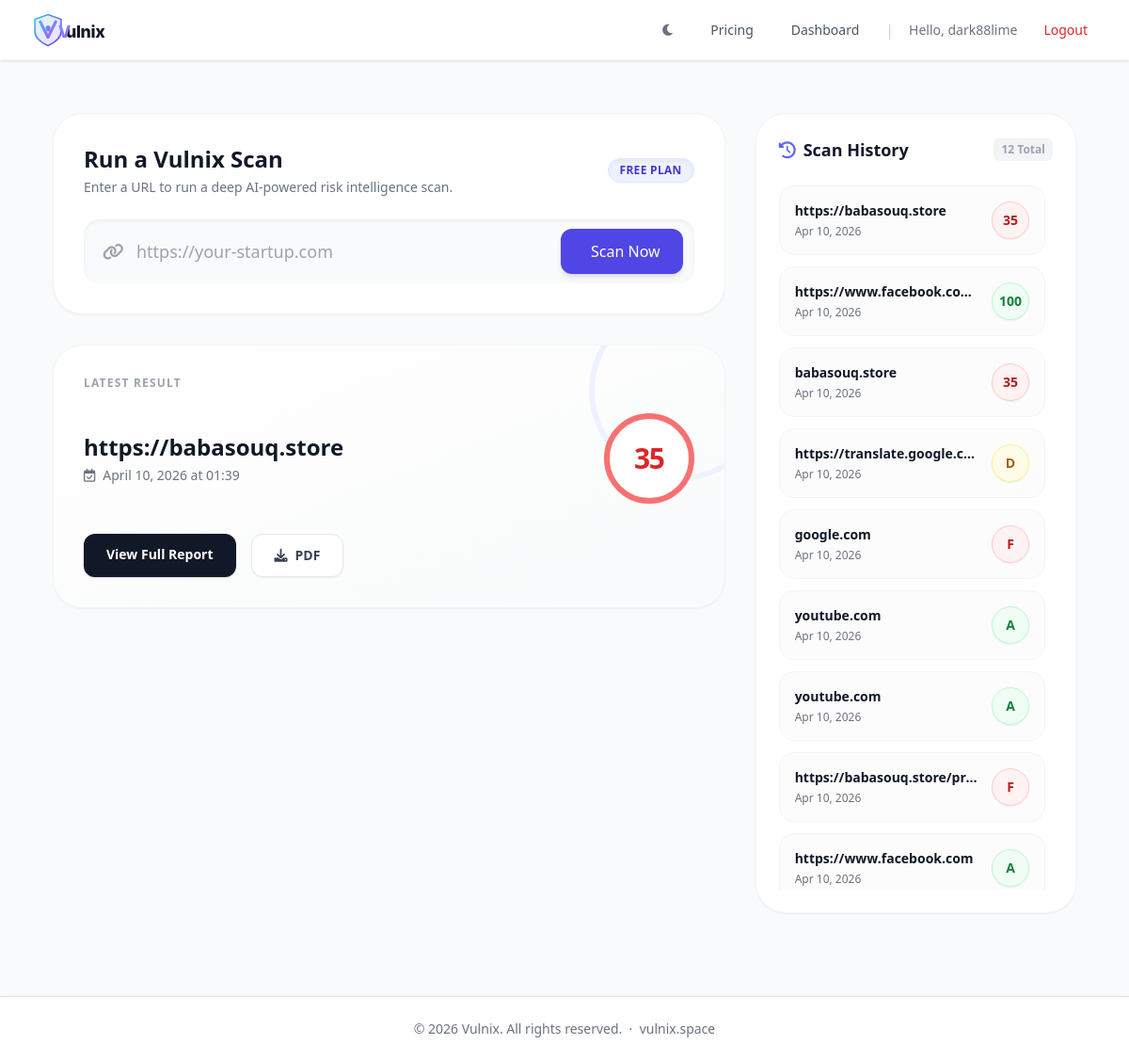
The page /dashboard (signed in) on the database its author committed.
### models.py (models this page shows)
class User(UserMixin, db.Model):
    id = db.Column(db.Integer, primary_key=True)
    username = db.Column(db.String(150), unique=True, nullable=False)
    email = db.Column(db.String(255), unique=True, nullable=True)  # Used for Stripe webhook lookup
    password = db.Column(db.String(255), nullable=False)
    tier = db.Column(db.String(20), default='Free')
    api_key = db.Column(db.String(100), unique=True, nullable=True)
    scans = db.relationship('ScanResult', backref='user', lazy=True)

class ScanResult(db.Model):
    id = db.Column(db.Integer, primary_key=True)
    user_id = db.Column(db.Integer, db.ForeignKey('user.id'), nullable=False)
    url = db.Column(db.String(500), nullable=False)
    score = db.Column(db.String(10), nullable=False)
    issues_json = db.Column(db.Text, nullable=False) # Store issues as JSON string
    explanation_json = db.Column(db.Text, nullable=False) # Store explanation as JSON string
    is_public = db.Column(db.Boolean, default=False)
    date_scanned = db.Column(db.DateTime, default=datetime.utcnow)

### routes/user.py (the view)
@user_bp.route("/dashboard")
@login_required
def dashboard():
    scans = ScanResult.query.filter_by(user_id=current_user.id).order_by(ScanResult.date_scanned.desc()).all()
    return render_template("dashboard.html", scans=scans)

### templates/dashboard.html (shortened to what this page needs)
{% extends "base.html" %}
{% block content %}
<div class="max-w-6xl mx-auto px-4 sm:px-6 lg:px-8 py-10 grid grid-cols-1 lg:grid-cols-12 gap-8 relative z-10 transition-colors duration-200">
    <div class="lg:col-span-8 space-y-8">
        <div class="bg-white dark:bg-gray-800 p-8 rounded-[2rem] shadow-sm border border-gray-100 dark:border-gray-700/50">
            <div class="mb-6 flex justify-between items-center">
                <div>
                    <h2 class="text-2xl font-bold text-gray-900 dark:text-white">Run a Vulnix Scan</h2>
                    <p class="text-gray-500 dark:text-gray-400 text-sm mt-1">Enter a URL to run a deep AI-powered risk intelligence scan.</p>
                </div>
                <span class="px-3 py-1 bg-indigo-50 dark:bg-indigo-900/30 text-indigo-700 dark:text-indigo-400 border border-indigo-100 dark:border-indigo-800 rounded-full text-xs font-bold tracking-wide uppercase shadow-inner">
                    {{ current_user.tier }} Plan
                </span>
            </div>
            <form action="{{ url_for('scan.perform_scan') }}" method="POST" id="scan-form" onsubmit="startScanAnim()">
                <div class="relative flex items-center group">
                    <div class="absolute inset-y-0 left-0 pl-5 flex items-center pointer-events-none">
                    </div>
                    <input type="url" name="url" placeholder="https://your-startup.com" required
                        class="block w-full pl-14 pr-4 py-5 rounded-2xl border-gray-200 dark:border-gray-700 bg-gray-50 dark:bg-gray-900 text-gray-900 dark:text-white placeholder-gray-400 focus:ring-2 focus:ring-indigo-500 focus:border-transparent transition-all shadow-inner text-lg outline-none">
                    <button type="submit" id="scan-btn" class="absolute right-3 px-6 py-3 bg-indigo-600 hover:bg-indigo-500 text-white rounded-xl font-medium transition-all shadow-md group-focus-within:-translate-y-0.5">
                        <span id="btn-text">Scan Now</span>
                    </button>
                </div>
            </form>
        </div>
        {% if scans %}
        {% set last_scan = scans[0] %}
        <div class="bg-gradient-to-br from-white to-gray-50 dark:from-gray-800 dark:to-gray-800/80 p-8 rounded-[2rem] shadow-sm border border-gray-100 dark:border-gray-700/50 relative overflow-hidden">
             <div class="absolute -right-12 -top-12 w-48 h-48 border-[6px] border-indigo-50 dark:border-indigo-900/10 rounded-full pointer-events-none"></div>
             <h3 class="text-xs uppercase tracking-widest font-bold text-gray-400 dark:text-gray-500 mb-6">Latest Result</h3>
             <div class="flex items-center justify-between">
                 <div>
                     <h4 class="text-2xl font-extrabold text-gray-900 dark:text-white truncate max-w-xs sm:max-w-md">{{ last_scan.url }}</h4>
                     <p class="text-gray-500 dark:text-gray-400 text-sm mt-1 flex items-center">
                         <i class="fa-regular fa-calendar-check mr-2"></i> {{ last_scan.date_scanned.strftime('%B %d, %Y at %H:%M') }}
                     </p>
                 </div>
                 <div class="flex-shrink-0 flex items-center justify-center w-20 h-20 sm:w-24 sm:h-24 rounded-full border-[6px] shadow-sm
                    {% set score_num = last_scan.score|int if last_scan.score.isdigit() else 0 %}
                    {% if last_scan.score in ['A', 'B'] or score_num >= 90 %} border-green-400 text-green-600 dark:text-green-400
                    {% elif last_scan.score in ['C', 'D'] or score_num >= 70 %} border-yellow-400 text-yellow-600 dark:text-yellow-400
                    {% else %} border-red-400 text-red-600 dark:text-red-400 {% endif %} bg-white dark:bg-gray-900 relative z-10">
                    <span class="text-3xl font-black tracking-tighter">{{ last_scan.score }}</span>
                 </div>
             </div>
             <div class="mt-8 flex space-x-4">
                 <a href="{{ url_for('report.report', scan_id=last_scan.id) }}" class="px-6 py-3 bg-gray-900 dark:bg-white text-white dark:text-gray-900 rounded-xl text-sm font-semibold shadow hover:shadow-lg transition-transform hover:-translate-y-0.5">
                     View Full Report
                 </a>
                 <button class="px-6 py-3 bg-white dark:bg-gray-800 border border-gray-200 dark:border-gray-600 text-gray-700 dark:text-gray-300 rounded-xl text-sm font-semibold shadow-sm hover:bg-gray-50 dark:hover:bg-gray-700 transition-colors flex items-center gap-2">
                     <i class="fa-solid fa-download"></i> PDF
                 </button>
             </div>
        </div>
        {% endif %}
    </div>
    <div class="lg:col-span-4 flex flex-col">
        <div class="bg-white dark:bg-gray-800/80 rounded-[2rem] p-6 border border-gray-100 dark:border-gray-700/50 shadow-sm h-full max-h-[850px] flex flex-col">
            <div class="mb-6 flex items-center justify-between">
                <h3 class="text-lg font-bold text-gray-900 dark:text-white flex items-center">
                    <i class="fa-solid fa-clock-rotate-left mr-2 text-indigo-500"></i> Scan History
                </h3>
                <span class="text-xs font-semibold text-gray-400 bg-gray-100 dark:bg-gray-700 px-2 py-1 rounded-md">{{ scans|length }} Total</span>
            </div>
            {% if scans %}
                <div class="space-y-3 overflow-y-auto pr-2 custom-scrollbar flex-grow">
                    {% for scan in scans %}
                    <a href="{{ url_for('report.report', scan_id=scan.id) }}" class="block p-4 rounded-2xl border border-gray-100 dark:border-gray-700 bg-gray-50/50 dark:bg-gray-800/50 hover:bg-white dark:hover:bg-gray-800 hover:shadow-md hover:border-indigo-200 dark:hover:border-indigo-800 transition-all group">
                        <div class="flex justify-between items-center">
                            <div class="overflow-hidden pr-3">
                                <p class="text-sm font-bold text-gray-900 dark:text-white truncate group-hover:text-indigo-600 dark:group-hover:text-indigo-400 transition-colors">{{ scan.url }}</p>
                                <p class="text-xs text-gray-500 dark:text-gray-400 mt-1">{{ scan.date_scanned.strftime('%b %d, %Y') }}</p>
                            </div>
                            {% set score_num = scan.score|int if scan.score.isdigit() else 0 %}
                            <div class="flex-shrink-0">
                                <span class="flex items-center justify-center w-10 h-10 rounded-full text-sm font-bold shadow-sm border
                                    {% if scan.score in ['A', 'B'] or score_num >= 90 %} bg-green-50 text-green-700 border-green-200 dark:bg-green-900/30 dark:text-green-400 dark:border-green-800
                                    {% elif scan.score in ['C', 'D'] or score_num >= 70 %} bg-yellow-50 text-yellow-700 border-yellow-200 dark:bg-yellow-900/30 dark:text-yellow-400 dark:border-yellow-800
                                    {% else %} bg-red-50 text-red-700 border-red-200 dark:bg-red-900/30 dark:text-red-400 dark:border-red-800 {% endif %}">
                                    {{ scan.score }}
                                </span>
                            </div>
                        </div>
                    </a>
                    {% endfor %}
                </div>
            {% endif %}
        </div>
    </div>
</div>
{% endblock %}

### templates/base.html (shortened to what this page needs)
<!DOCTYPE html>
<html lang="en">
<head>
    <script src="https://cdn.tailwindcss.com"></script>
    <link href="https://cdnjs.cloudflare.com/ajax/libs/font-awesome/6.0.0/css/all.min.css" rel="stylesheet">
</head>
<body class="bg-gray-50 dark:bg-gray-900 text-gray-800 dark:text-gray-200 font-sans antialiased flex flex-col min-h-screen transition-colors duration-200">
    <nav class="bg-white dark:bg-gray-800 shadow dark:border-b dark:border-gray-700">
        <div class="max-w-7xl mx-auto px-4 sm:px-6 lg:px-8">
            <div class="flex justify-between h-16">
                <div class="flex">
                    <div class="flex-shrink-0 flex items-center">
                        <a href="{{ url_for('main.index') }}" class="flex items-center" aria-label="Vulnix Home">
                            <svg xmlns="http://www.w3.org/2000/svg" viewBox="0 0 220 60" height="38" aria-hidden="true">
                                <text x="60" y="42" font-family="'Inter','Segoe UI',system-ui,sans-serif"
                                      font-size="28" font-weight="800" letter-spacing="-0.5"
                                      fill="currentColor" class="text-gray-900">ulnix</text>
                                <text x="47" y="42" font-family="'Inter','Segoe UI',system-ui,sans-serif"
                                      font-size="28" font-weight="800" letter-spacing="-0.5"
                                      fill="url(#vGrad)">V</text>
                            </svg>
                        </a>
                    </div>
                </div>
                <div class="flex items-center space-x-4">
                    <button id="theme-toggle" type="button" class="text-gray-500 dark:text-gray-400 hover:bg-gray-100 dark:hover:bg-gray-700 focus:outline-none rounded-lg text-sm p-2.5">
                        <i id="theme-toggle-dark-icon" class="hidden fa-solid fa-moon"></i>
                    </button>
                    {% if current_user.is_authenticated %}
                        <a href="{{ url_for('main.pricing') }}" class="text-gray-600 dark:text-gray-300 hover:text-gray-900 dark:hover:text-white px-3 py-2 rounded-md text-sm font-medium transition-colors">Pricing</a>
                        <a href="{{ url_for('user.dashboard') }}" class="text-gray-600 dark:text-gray-300 hover:text-gray-900 dark:hover:text-white px-3 py-2 rounded-md text-sm font-medium transition-colors">Dashboard</a>
                        <span class="text-gray-300 dark:text-gray-600">|</span>
                        <span class="text-sm text-gray-500 dark:text-gray-400">Hello, {{ current_user.username }}</span>
                        <a href="{{ url_for('auth.logout') }}" class="text-sm text-red-600 hover:text-red-800 dark:text-red-400 dark:hover:text-red-300 px-3 py-2 transition-colors">Logout</a>
                    {% endif %}
                </div>
            </div>
        </div>
    </nav>
    <div class="max-w-7xl mx-auto px-4 pt-4">
    </div>
    <main class="flex-grow">
        {% block content %}{% endblock %}
    </main>
    <footer class="bg-white dark:bg-gray-800 shadow mt-12 py-6 border-t dark:border-gray-700">
        <div class="max-w-7xl mx-auto px-4 text-center text-gray-500 dark:text-gray-400 text-sm">
            &copy; 2026 Vulnix. All rights reserved. &nbsp;·&nbsp; <a href="https://vulnix.space" class="hover:text-indigo-500 transition-colors">vulnix.space</a>
        </div>
    </footer>
</body>
</html>

### rows shown on the page
User: username "dark88lime", tier "FREE"
ScanResult: url "https://babasouq.store", date_scanned "April 10, 2026 at 01:39", score "35", date_scanned "Apr 10, 2026"
ScanResult: url "https://www.facebook.co…", date_scanned "Apr 10, 2026", score "100"
ScanResult: url "babasouq.store", date_scanned "Apr 10, 2026", score "35"
ScanResult: url "https://translate.google.c…", date_scanned "Apr 10, 2026", score "D"
ScanResult: url "google.com", date_scanned "Apr 10, 2026", score "F"
ScanResult: url "youtube.com", date_scanned "Apr 10, 2026", score "A"
ScanResult: url "youtube.com", date_scanned "Apr 10, 2026", score "A"
ScanResult: url "https://babasouq.store/pr…", date_scanned "Apr 10, 2026", score "F"
ScanResult: url "https://www.facebook.com", date_scanned "Apr 10, 2026", score "A"

### other values the page prints
{{ scans|length }} "12"
